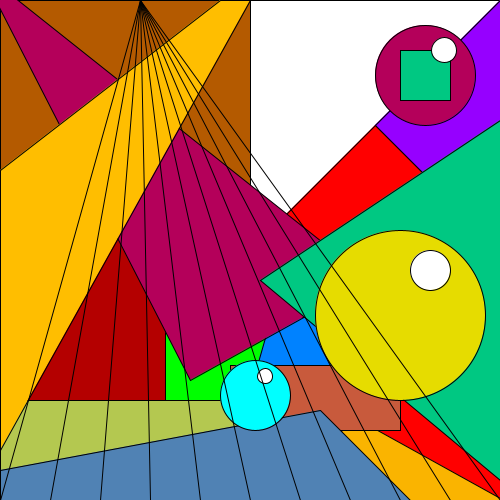
Frame 1 (no input)
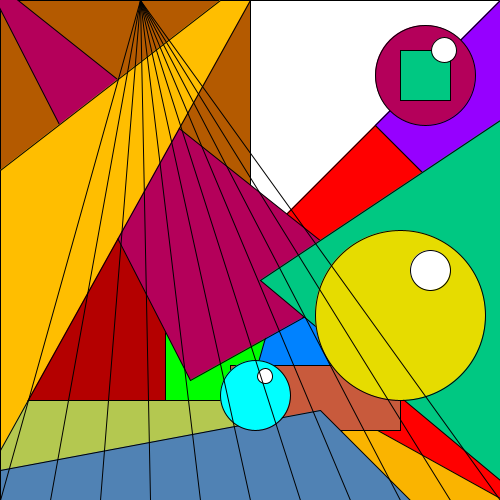
Frame 60 (the mouse pressed at the canvas centre just before this capture)
Frame 120 (the mouse held since frame 60 and released just before this capture): identical to frame 60, image omitted

The Processing sketch that drew these frames (run headless with seeded random() and noise(); from frame 60 on, the mouse is pressed at the canvas centre):

// Processing sketch: processing_161332
// ── processing_161332.pde

void setup() {

size(500,500);


}

void draw() { 

fill(180,90,0);
rect(0,0,250,250);
fill(255,0,0);
triangle(250,250,250,0,500,250);

fill(255);
triangle(250,250,250,0,500,0);

fill(150,0,255);
triangle(500,250,500,0,375,125);

fill(0,255,0);
quad(80,311,155,455,330,355,250,250);

fill(180,0,90);
ellipse(425,75,100,100);
fill(0,200,130);
rect(400,50,50,50);

fill(255);
ellipse(444, 50, 25, 25);

fill(0,130,255);
quad(250, 390, 430, 360, 480, 300, 270, 320);

fill(250,180,0);
quad(340, 426, 370, 550, 580, 500, 370, 426);

fill(255,0,0);
quad(370, 426, 630, 570, 580, 400, 370, 400);

fill(180,0,0);
rect(25,220,140,230);

fill(200,90,60);
rect(230,365,170,65);

fill(180,200,80);
rect(0,400,280,80);

fill(180,0,90); 
triangle(-20,-30,190,380,370,280);

fill(0,200,130);
triangle(500,120,260,280, 500,480);

fill(230,220,0);
ellipse(400,315,170,170);
fill(255);
ellipse(430,270,40,40);

fill(255,190,0);
quad(220, 0, 250, 0, 0, 450, 0, 170);

fill(80,130,180);
quad(0,470,0,500,410,500,320,410);

fill(0,255,255);
ellipse(255,395,70,70);
fill(255);
ellipse(265,376,15,15);

//Start of lines
line(0,500,140,0);
line(50,500,140,0);
line(100,500,140,0);
line(150,500,140,0);
line(200,500,140,0);
line(250,500,140,0);
line(300,500,140,0);
line(350,500,140,0);
line(400,500,140,0);
line(450,500,140,0);
line(500,500,140,0);

//end of lines


/*
//points x25
point(25,25);
point(25,50);
point(25,75);
point(25,100);
point(25,125);
point(25,150);
point(25,175);
point(25,200);
point(25,225);
point(25,250);
point(25,275);
point(25,300);
point(25,325);
point(25,350);
point(25,375);
point(25,400);
point(25,425);
point(25,450);
point(25,475);
point(25,500);
//endx25

// x50
point(50,25);
point(50,50);
point(50,75);
point(50,100);
point(50,125);
point(50,150);
point(50,175);
point(50,200);
point(50,225);
point(50,250);
point(50,275);
point(50,300);
point(50,325);
point(50,350);
point(50,375);
point(50,400);
point(50,425);
point(50,450);
point(50,475);
point(50,500);
//end x50

//x75
point(75,25);
point(75,50);
point(75,75);
point(75,100);
point(75,125);
point(75,150);
point(75,175);
point(75,200);
point(75,225);
point(75,250);
point(75,275);
point(75,300);
point(75,325);
point(75,350);
point(75,375);
point(75,400);
point(75,425);
point(75,450);
point(75,475);
point(75,500);
//end
//x100
point(100,25);
point(100,50);
point(100,100);
point(100,75);
point(100,100);
point(100,125);
point(100,150);
point(100,175);
point(100,200);
point(100,225);
point(100,250);
point(100,275);
point(100,300);
point(100,325);
point(100,350);
point(100,375);
point(100,400);
point(100,425);
point(100,450);
point(100,475);
point(100,500);
//end
//x125
point(125,25);
point(125,50);
point(125,125);
point(125,75);
point(125,100);
point(125,125);
point(125,150);
point(125,175);
point(125,200);
point(125,225);
point(125,250);
point(125,275);
point(125,300);
point(125,325);
point(125,350);
point(125,375);
point(125,400);
point(125,425);
point(125,450);
point(125,475);
point(125,500);
//end
//x150
point(150,25);
point(150,50);
point(150,150);
point(150,75);
point(150,100);
point(150,125);
point(150,150);
point(150,175);
point(150,200);
point(150,225);
point(150,250);
point(150,275);
point(150,300);
point(150,325);
point(150,350);
point(150,375);
point(150,400);
point(150,425);
point(150,450);
point(150,475);
point(150,500);
//end
//175
point(175,25);
point(175,50);
point(175,175);
point(175,75);
point(175,100);
point(175,125);
point(175,150);
point(175,175);
point(175,200);
point(175,225);
point(175,250);
point(175,275);
point(175,300);
point(175,325);
point(175,350);
point(175,375);
point(175,400);
point(175,425);
point(175,450);
point(175,475);
point(175,500);
//end
//200
point(200,25);
point(200,50);
point(200,200);
point(200,75);
point(200,100);
point(200,125);
point(200,150);
point(200,175);
point(200,200);
point(200,225);
point(200,250);
point(200,275);
point(200,300);
point(200,325);
point(200,350);
point(200,375);
point(200,400);
point(200,425);
point(200,450);
point(200,475);
point(200,500);
//end
//225
point(225,25);
point(225,50);
point(225,75);
point(225,225);
point(225,75);
point(225,100);
point(225,125);
point(225,150);
point(225,175);
point(225,200);
point(225,225);
point(225,250);
point(225,275);
point(225,300);
point(225,325);
point(225,350);
point(225,375);
point(225,400);
point(225,425);
point(225,450);
point(225,475);
point(225,500);
//end
//250;
point(250,25);
point(250,50);
point(250,75);
point(250,250);
point(250,100);
point(250,125);
point(250,150);
point(250,175);
point(250,200);
point(250,225);
point(250,250);
point(250,275);
point(250,300);
point(250,325);
point(250,350);
point(250,375);
point(250,400);
point(250,425);
point(250,450);
point(250,475);
point(250,500);
//end
//275
point(275,25);
point(275,50);
point(275,75);
point(275,275);
point(275,100);
point(275,125);
point(275,150);
point(275,175);
point(275,200);
point(275,225);
point(275,250);
point(275,275);
point(275,300);
point(275,325);
point(275,350);
point(275,375);
point(275,400);
point(275,425);
point(275,450);
point(275,475);
point(275,500);
//end
//300
point(300,25);
point(300,50);
point(300,75);
point(300,300);
point(300,100);
point(300,125);
point(300,150);
point(300,175);
point(300,200);
point(300,225);
point(300,250);
point(300,275);
point(300,300);
point(300,325);
point(300,350);
point(300,375);
point(300,400);
point(300,425);
point(300,450);
point(300,475);
point(300,500);
//end
// /*
//325
point(325,25);
point(325,50);
point(325,75);
point(325,325);
point(325,100);
point(325,125);
point(325,150);
point(325,175);
point(325,200);
point(325,225);
point(325,250);
point(325,275);
point(325,300);
point(325,325);
point(325,350);
point(325,375);
point(325,400);
point(325,425);
point(325,450);
point(325,475);
point(325,500);
//end
//350
point(350,25);
point(350,50);
point(350,75);
point(350,350);
point(350,100);
point(350,125);
point(350,150);
point(350,175);
point(350,200);
point(350,225);
point(350,250);
point(350,275);
point(350,300);
point(350,325);
point(350,350);
point(350,375);
point(350,400);
point(350,425);
point(350,450);
point(350,475);
point(350,500);
//end
//375
point(375,25);
point(375,50);
point(375,75);
point(375,375);
point(375,100);
point(375,125);
point(375,150);
point(375,175);
point(375,200);
point(375,225);
point(375,250);
point(375,275);
point(375,300);
point(375,325);
point(375,350);
point(375,375);
point(375,400);
point(375,425);
point(375,450);
point(375,475);
point(375,500);
//end
//400
point(400,25);
point(400,50);
point(400,75);
point(400,400);
point(400,100);
point(400,125);
point(400,150);
point(400,175);
point(400,200);
point(400,225);
point(400,250);
point(400,275);
point(400,300);
point(400,325);
point(400,350);
point(400,375);
point(400,400);
point(400,425);
point(400,450);
point(400,475);
point(400,500);
//end
//425
point(425,25);
point(425,50);
point(425,75);
point(425,425);
point(425,100);
point(425,125);
point(425,150);
point(425,175);
point(425,200);
point(425,225);
point(425,250);
point(425,275);
point(425,300);
point(425,325);
point(425,350);
point(425,375);
point(425,400);
point(425,425);
point(425,450);
point(425,475);
point(425,500);
//end
//450
point(450,25);
point(450,50);
point(450,75);
point(450,450);
point(450,100);
point(450,125);
point(450,150);
point(450,175);
point(450,200);
point(450,225);
point(450,250);
point(450,275);
point(450,300);
point(450,325);
point(450,350);
point(450,375);
point(450,400);
point(450,425);
point(450,450);
point(450,475);
point(450,500);
//end
//475
point(475,25);
point(475,50);
point(475,75);
point(475,475);
point(475,100);
point(475,125);
point(475,150);
point(475,175);
point(475,200);
point(475,225);
point(475,250);
point(475,275);
point(475,300);
point(475,325);
point(475,350);
point(475,375);
point(475,400);
point(475,425);
point(475,450);
point(475,475);
point(475,500);
//end
*/


}
